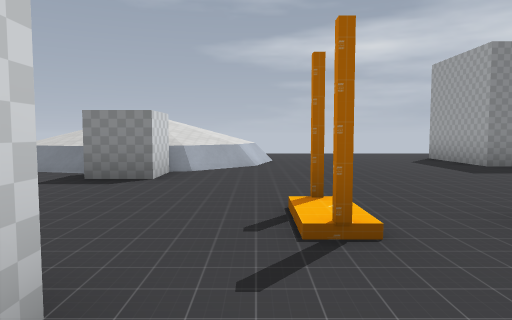
View 1 (above)

16 first-person views from a walk through a level from a Godot 3-D game. The camera is 1.3 m above the floor, tilts 4° down and sees 70° across. Doors that lead somewhere are drawn open, without their leaves. The floor is counted in squares, 2 m on a side. Each view is taken from the middle of a square. On the plan, view 1 faces up. The plan holds only what a view shows up to about 11 squares ahead; the rest is blank. The place goes on beyond the plan. Flat picture figures and markers are not drawn. Some surface patterns are stand-ins.

View 2
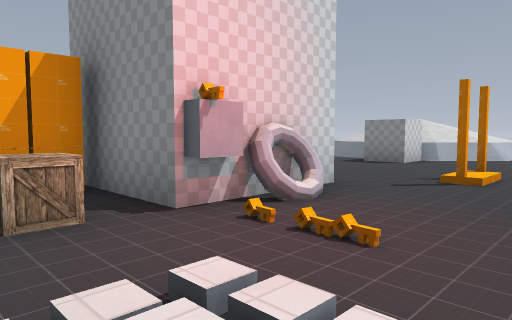

View 3
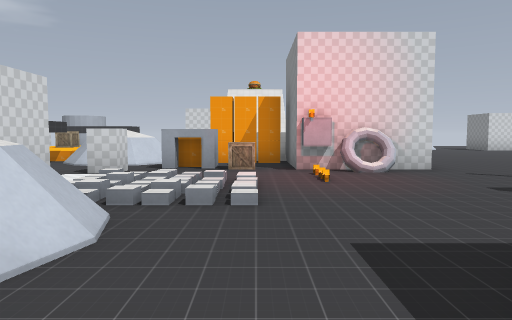

View 4
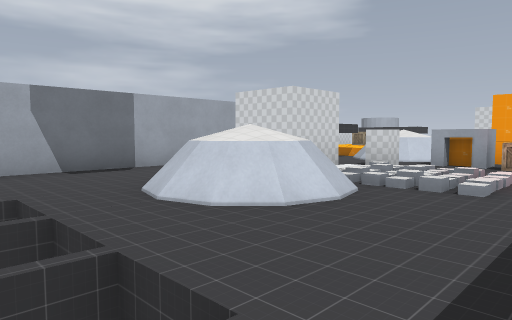

View 5
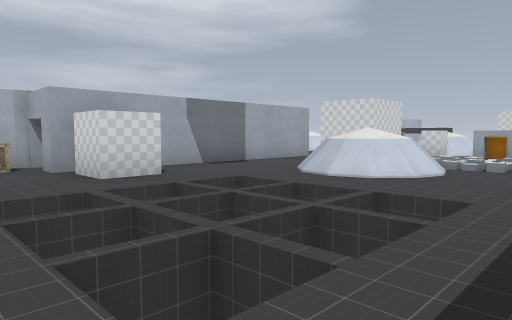

View 6
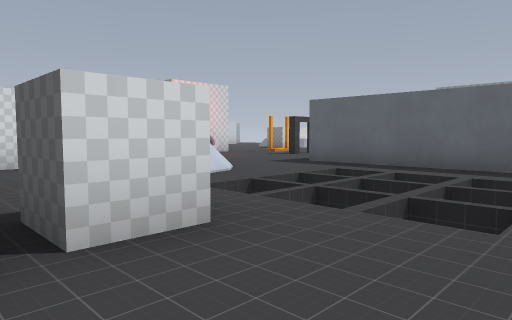

View 7
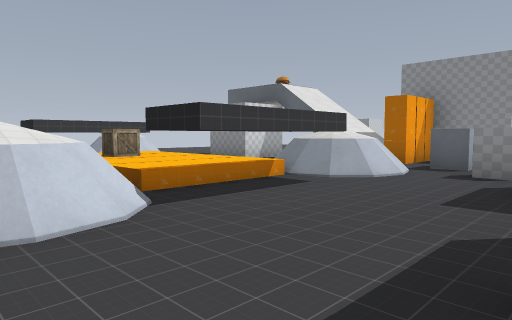

View 8
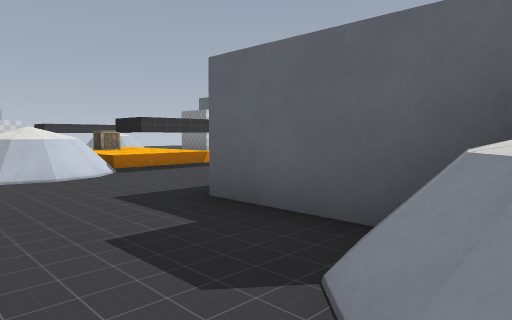

View 9
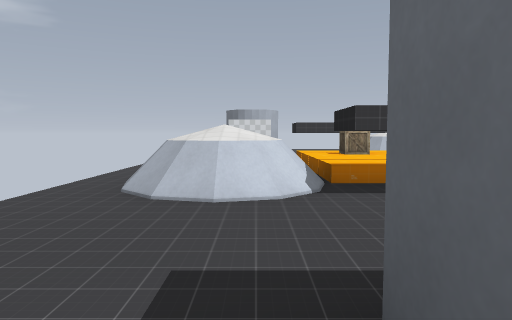

View 10
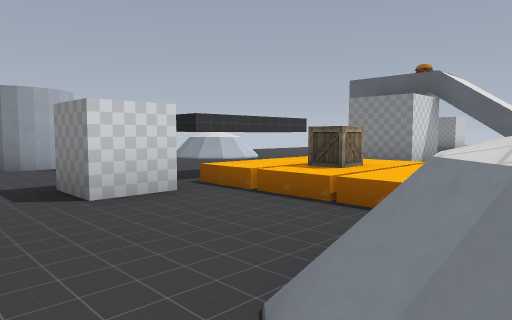

View 11
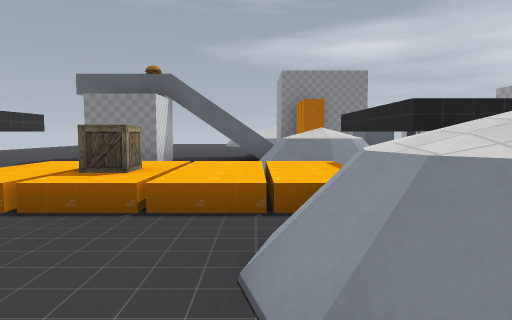

View 12
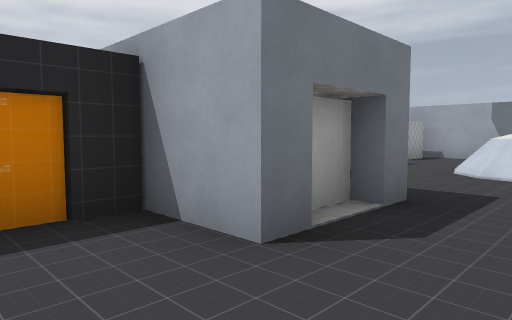

View 13
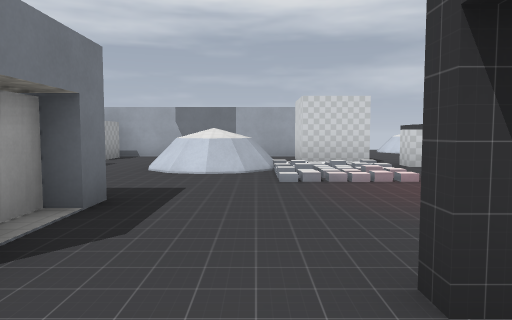

View 14
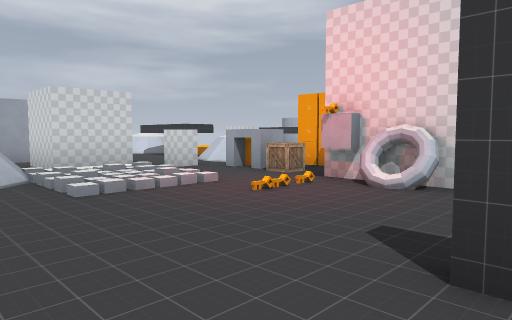

View 15
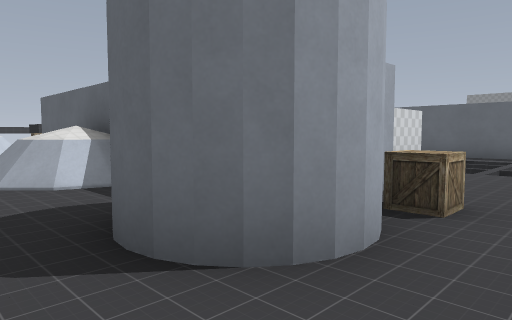

View 16
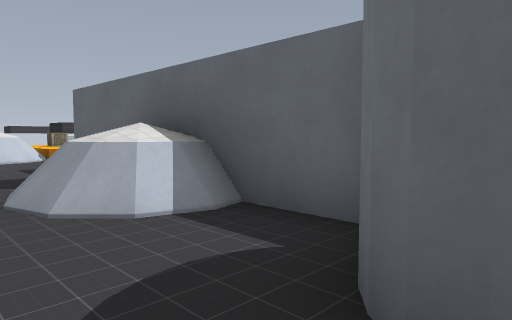

### Floor plan
Key: @ floor where view 1 was taken; # wall or solid block; x gap in a wall; . floor; / step, stairs or slope; D door; = window, fence, low wall or low ledge; ^ raised ledge; v drop or lower ground; O other object.
Columns run from 12 left of view 1 to 10 right of it. Each row starts with its distance up from view 1.
 11              .....
 10              ....#
  9           ^^^....#
  8        ^^ ^^^....#
  7         ^^^^......
  6         ..#......
  5        ..........
  4        .........
  3         ..........D
  2          ....#D...D
  1            #.....##
  0           ##@....#####
 -1  ..   .//##O//.........
 -2  ...  ./ #.D.//....vvv.
 -3   ..  #x##.D.///=..vvv.
 -4   .. ##  =...//^^=.vvv.
 -5  ^..    =^=..## =..vvv.
 -6 ==.     /=x.. #........
 -7  ..  /////#.. .....#...
 -8      /^///#..########..
 -9     x/////#..########^.
-10  #..##..=^=....=^#.###.
-11  #......===.....==..#..
-12       .................

Where each view was taken, in squares from view 1:
view 1: 0 up, 0 right, facing up
view 2: 3 down, 2 right, facing up-left
view 3: 2 down, 6 right, facing left
view 4: 1 down, 7 right, facing down-left
view 5: 1 down, 10 right, facing down-left
view 6: 8 down, 10 right, facing up-left
view 7: 11 down, 1 right, facing up-left
view 8: 12 down, 4 right, facing up-left
view 9: 10 down, 2 right, facing left
view 10: 12 down, 3 left, facing up-left
view 11: 12 down, 4 left, facing up
view 12: 3 up, 3 right, facing down-right
view 13: 3 up, 3 right, facing down
view 14: 2 up, 4 right, facing down-left
view 15: 12 down, 10 right, facing up-left
view 16: 12 down, 8 right, facing up-left
